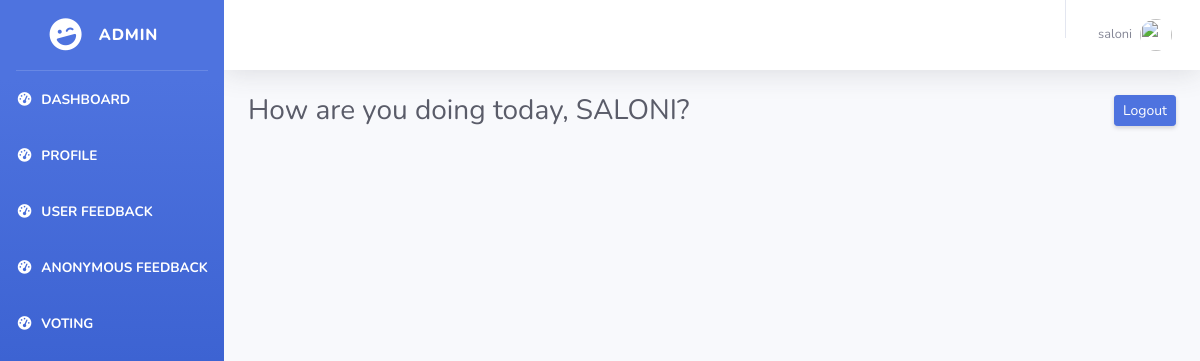
The page /mess/welcomeadmin.php (signed in) on the database its author committed.
### tables this page shows
CREATE TABLE `admindash` (
  `item_id` int(3) NOT NULL,
  `item` varchar(255) NOT NULL,
  `link` varchar(255) NOT NULL
);

CREATE TABLE `loginadmin` (
  `admin_id` int(3) NOT NULL,
  `first_name` varchar(255) NOT NULL,
  `last_name` varchar(255) NOT NULL,
  `username` varchar(255) NOT NULL,
  `password` varchar(255) NOT NULL,
  `email` varchar(255) NOT NULL,
  `date` datetime NOT NULL DEFAULT current_timestamp()
);

### mess/welcomeadmin.php (the view, shortened to what this page needs)
<!DOCTYPE html>
<?php
    $connection = mysqli_connect('localhost','root','','users');
    $query = "SELECT * FROM ADMINDASH";
    $result =  mysqli_query($connection, $query);
?>
<html lang="en">
<head>
  <link href="vendor/fontawesome-free/css/all.min.css" rel="stylesheet" type="text/css">
  <link href="sb-admin-2.min.css" rel="stylesheet">
</head>
<body id="page-top">
  <div id="wrapper">
    <ul class="navbar-nav bg-gradient-primary sidebar sidebar-dark accordion" id="accordionSidebar">
      <a class="sidebar-brand d-flex align-items-center justify-content-center" href="index.html">
        <div class="sidebar-brand-icon rotate-n-15">
          <i class="fas fa-laugh-wink"></i>
        </div>
        <div class="sidebar-brand-text mx-3">ADMIN </div>
      </a>
      <hr class="sidebar-divider my-0">
        <?php
            while($row=mysqli_fetch_assoc($result))
            {
                $item = $row['item'];
                $link = $row['link'];
                echo "<li class='nav-item active'>
                <a class='nav-link' href='$link'>
                <i class='fas fa-fw fa-tachometer-alt'></i>
                <span>$item</span></a>
                    </li>";
            }
?>
      </ul>
    <div id="content-wrapper" class="d-flex flex-column">
      <div id="content">
        <nav class="navbar navbar-expand navbar-light bg-white topbar mb-4 static-top shadow">
          <ul class="navbar-nav ml-auto">
            <li class="nav-item dropdown no-arrow mx-1">
            <li class="nav-item dropdown no-arrow">
              <a class="nav-link dropdown-toggle" href="#" id="userDropdown" role="button" data-toggle="dropdown" aria-haspopup="true" aria-expanded="false">
                 <span class ='mr-2 d-none d-lg-inline text-gray-600 small'>  <?php echo $_SESSION['admin_username']; ?> </span>
                <img class="img-profile rounded-circle" src="https://source.unsplash.com/QAB-WJcbgJk/60x60">
              </a>
            </li>
          </ul>
        </nav>
        <div class="container-fluid">
          <div class="d-sm-flex align-items-center justify-content-between mb-4">
              <?php
              $user = $_SESSION['admin_username'];
              $query = "SELECT first_name from loginadmin where username = '$user'";
              $result = mysqli_query($connection,$query);
              $row = mysqli_fetch_assoc($result);
              $first_name=$row['first_name'];
           echo "<h1 class='h3 mb-0 text-gray-800'>How are you doing today, $first_name?</h1>";
                ?>
              <form method="post" action="#">
              <input type="submit" class="d-none d-sm-inline-block btn btn-sm btn-primary shadow-sm" name="logout" value="Logout">
              </form><?php if(isset($_POST["logout"]))
              {
                  $_SESSION["admin_username"]= null;
                  header("Location: ../mess/loginadmin.php");
              }?>
          </div>
          </div>
    </div>
  </div>
      </div>
</body>
</html>

### rows shown on the page
admindash: item "DASHBOARD"
admindash: item "PROFILE"
admindash: item "USER FEEDBACK"
admindash: item "ANONYMOUS FEEDBACK"
admindash: item "VOTING"
loginadmin: first_name "SALONI"

### other values the page prints
$_SESSION['admin_username'] "saloni"
